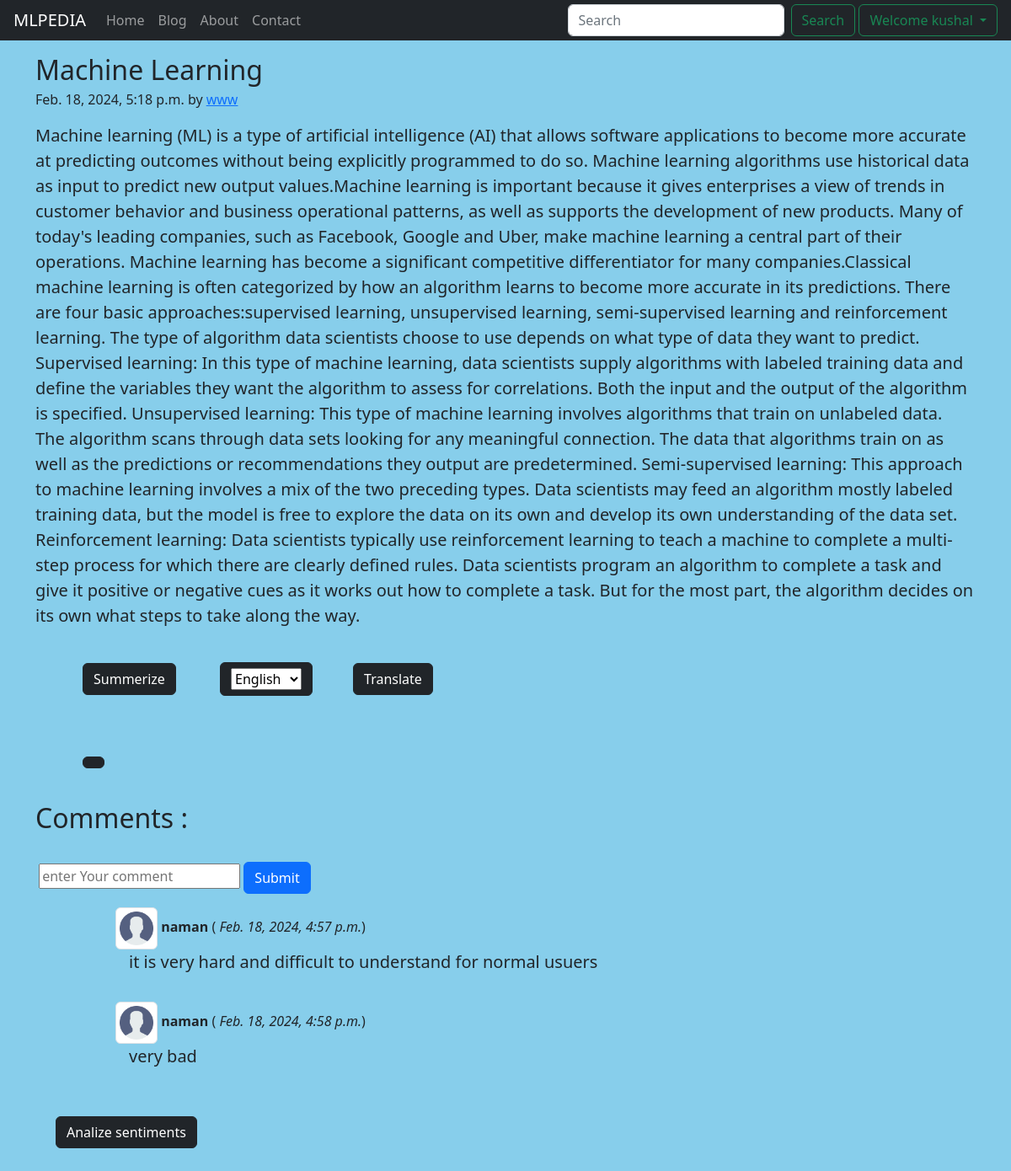
/blog/machine_learning (signed in), run on an earlier commit of the app's database.
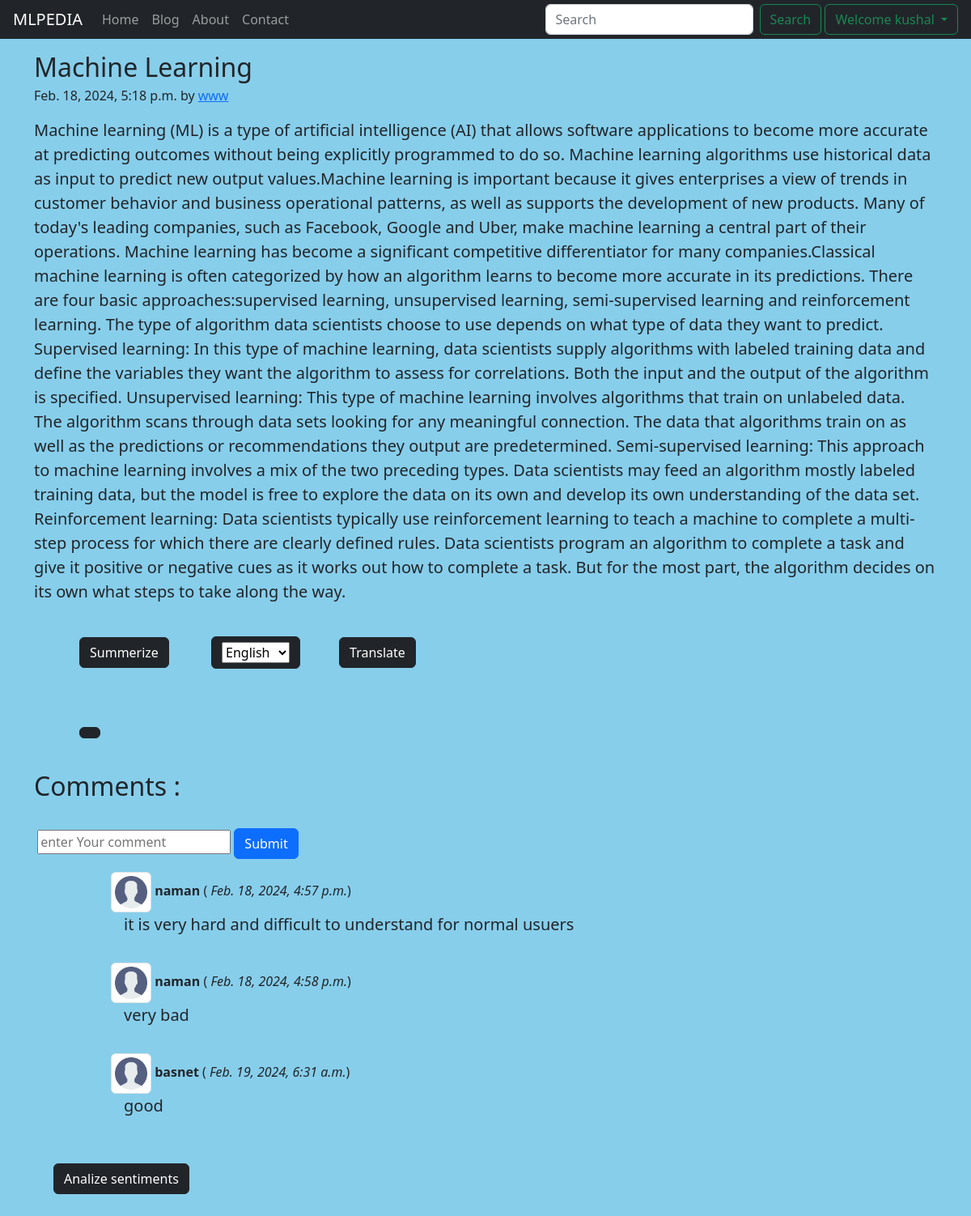
And on a later commit of the database.
### blog/models.py (models this page shows, shortened)
class BlogComment(models.Model):
    sno= models.AutoField(primary_key=True)
    comment=models.TextField()
    user=models.ForeignKey(User,on_delete=models.CASCADE)
    post=models.ForeignKey(Postblog,on_delete=models.CASCADE)
    parent=models.ForeignKey('self',on_delete=models.CASCADE,null=True)
    timestamp=models.DateTimeField(default=now)

### blog/views.py (the view)
# urls.py: path('<str:slug>', views.blogPost, name='blogPost'),
def blogPost(request,slug):
    post = Postblog.objects.filter(slug=slug).first()
    comments=BlogComment.objects.filter(post=post)
    context={"post":post,"comments":comments }
    return render(request,"blog/blogPost.html",context)

### templates/blog/blogPost.html (shortened to what this page needs)
{% extends 'base.html' %}
{%block blogactive%}active{%endblock blogactive%}
{% block body %}
<div class="container my-3">
  <article class="blog-post">
    <h2 class="blog-post-title mb-1">{{post.title}}</h2>
    <p clss="blog-post-meta ">{{post.timeStamp}} by <a href="#">{{post.author}}</a></p>
    <p id="content" class='blockquote'>{{post.content}} </p>
    <ul>
      <button type="button" id="summer" class="summerize btn btn-dark m-4">Summerize</button>
      <button type="submit" class="btn btn-dark m-4">
        <form method="POST" action="#" id="translate">{% csrf_token %}
          <select id="inputState" name="lang">
            <option selected value="en">English</option>
          </select>
          <button type="submit" class="btn btn-dark m-4">Translate</button>
        </form>
        <button type="button" class="speech btn btn-dark m-4">
        </button>
      </button>
    </ul>
</div>
<section class="container my-2">
  <h2>Comments :</h2>
  <br>
  {% if user.is_authenticated %}
  <form action="/blog/postComment" method="POST">
    <div>
      <input type="text" name="comments" placeholder="enter Your comment">
      <button type="Submit" class="btn btn-primary" value="Submit"> Submit
      </button>
    </div>
  </form>
  {% else %} <h2>You need to Login for comment</h2>
  {% endif %}
  {% for comment in comments %}
  <div>
    <div class="row my-3">
      <div class="col-md-1">
      </div>
      <div class="col-md-11 "><b><img src="/static/img/user.png" class="img-thumbnail" width=50 height=50 alt="user">
          {{comment.user.username }} </b> ( <i>{{comment.timestamp}}</i>)
        <div class='comments blockquote mx-3'>{{ comment.comment }}</div>
      </div>
    </div>
  </div>
  {% endfor %}
  <div class="d-flex justify-content-left ml-20">
    <button type="button" id ="senti" class="btn btn-dark m-4 ">Analize sentiments</button><span style="margin-top: 29px;"><label id="dispsenti" class=""></label></span>
  </div>
</section>
{% endblock body %}

What changed in the data, as far as the page shows it:
added BlogComment: user.username "basnet", timestamp "Feb. 19, 2024, 6:31 a.m.", comment "good"
